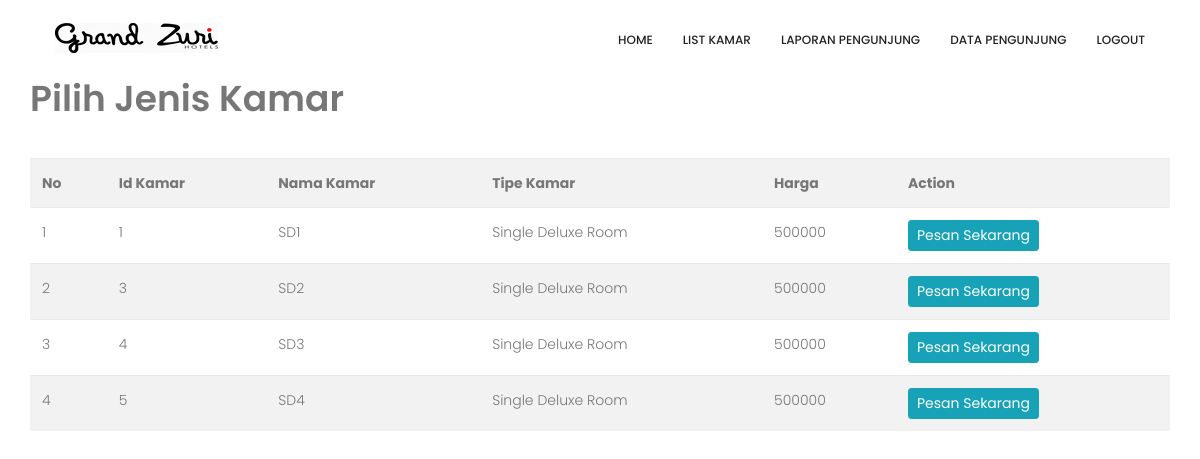
Screenshot of /index2.php?p=pesankamar&idjeniskamar=1&nama=Rita with the database file from the repository.
### tables this page shows
CREATE TABLE `kamar` (
  `idkamar` int(11) NOT NULL,
  `idjeniskamar` int(11) NOT NULL,
  `nama_kamar` varchar(30) NOT NULL,
  `harga` varchar(30) NOT NULL
);

CREATE TABLE `jenis_kamar` (
  `idjeniskamar` int(11) NOT NULL,
  `jenis` varchar(30) NOT NULL
);

### pesankamar.php (the view, shortened to what this page needs)
<!doctype html>
<html lang="en">
    <body>
    <div class="col md-5">
        <br>
        <br>
        <br>
        <h1>Pilih Jenis Kamar</h1>
    </div>
    <br>
    <div class="col">
    <div class="row-md-5">
        <table class="table table-striped table-hover">
            <tr>
                <th>No</th>
                <th>Id Kamar</th>
                <th>Nama Kamar</th>
                <th>Tipe Kamar</th>
                <th>Harga</th>
                <th>Action</th>
            </tr>
            <?php
            include 'koneksi.php';
            $idjeniskamar=$_GET['idjeniskamar'];
            $no_urut=1;
            $data = mysqli_query($db, "SELECT* FROM  kamar join jenis_kamar using(idjeniskamar) where idjeniskamar=$idjeniskamar");
            while ($d = mysqli_fetch_array($data)) {
            ?>
                <tr>
                    <td><?php echo $no_urut++; ?></td>
                    <td><?php echo $d['idkamar']; ?></td>
                    <td><?php echo $d['nama_kamar']; ?></td>
                    <td><?php echo $d['jenis']; ?></td>
                    <td><?php echo $d['harga']; ?></td>
                    <td>
                    <a href="index2.php?p=form&&idkamar=<?php echo $d['idkamar']; ?>&nama=<?php echo $_GET['nama'];?>" class="btn btn-sm btn-info">Pesan Sekarang</a>
                </td>
                </tr>
                <?php
                }
                ?>
        </table>
        </div>
    </div>
</div>
            </body>
            </html>

### css/style.css (style rules this page uses)
a { text-decoration: none; -webkit-transition: all 0.3s ease-in-out; -o-transition: all 0.3s ease-in-out; transition: all 0.3s ease-in-out; }
body { line-height: 24px; font-size: 14px; font-family: "Poppins", sans-serif; font-weight: 300; color: #777777; }
h1, h2, h3, h4, h5, h6 { font-family: "Poppins", sans-serif; font-weight: 600; }
h1 { font-size: 36px; }
h1, h2, h3, h4, h5, h6 { line-height: 1.5em; }

### rows the page displays
kamar: idkamar "1", nama_kamar "SD1", idjeniskamar.jenis "Single Deluxe Room", harga "500000"
kamar: idkamar "3", nama_kamar "SD2", idjeniskamar.jenis "Single Deluxe Room", harga "500000"
kamar: idkamar "4", nama_kamar "SD3", idjeniskamar.jenis "Single Deluxe Room", harga "500000"
kamar: idkamar "5", nama_kamar "SD4", idjeniskamar.jenis "Single Deluxe Room", harga "500000"
